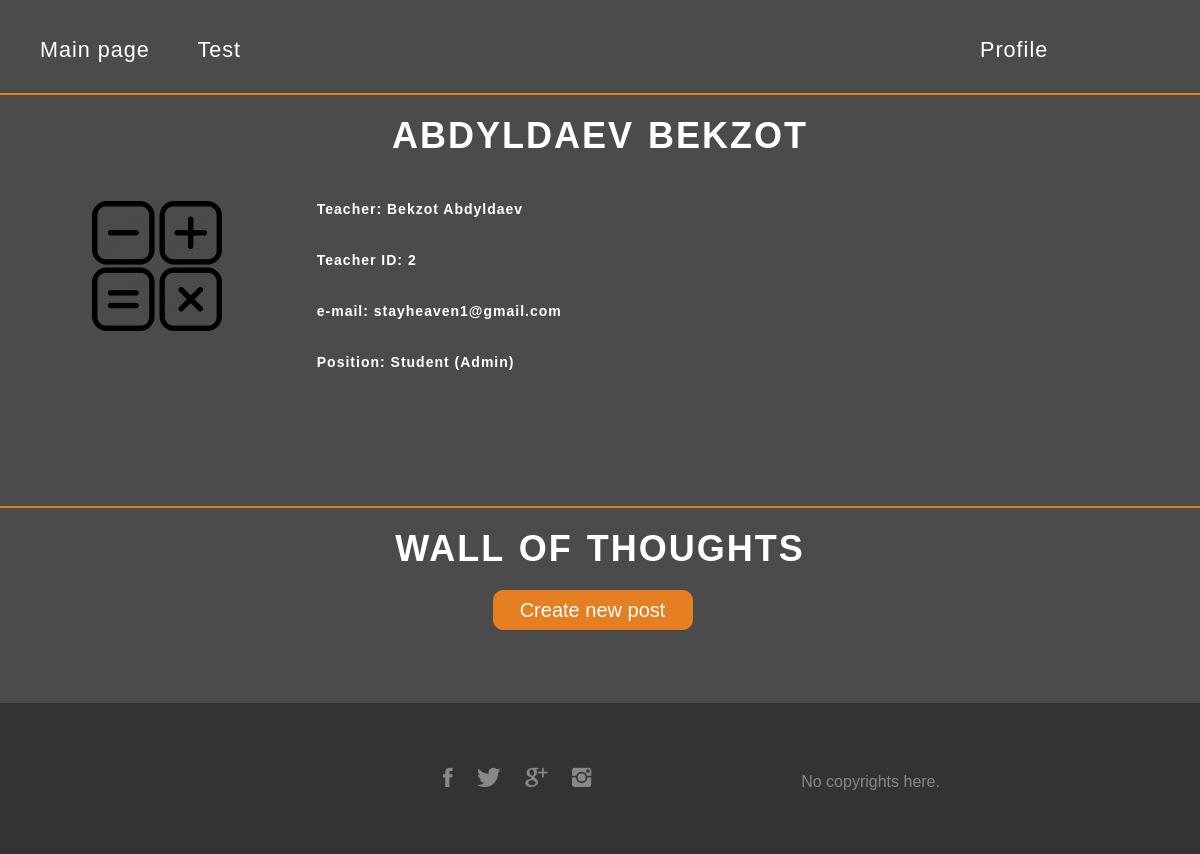
The page /id2 (signed in) on the database as committed earlier.
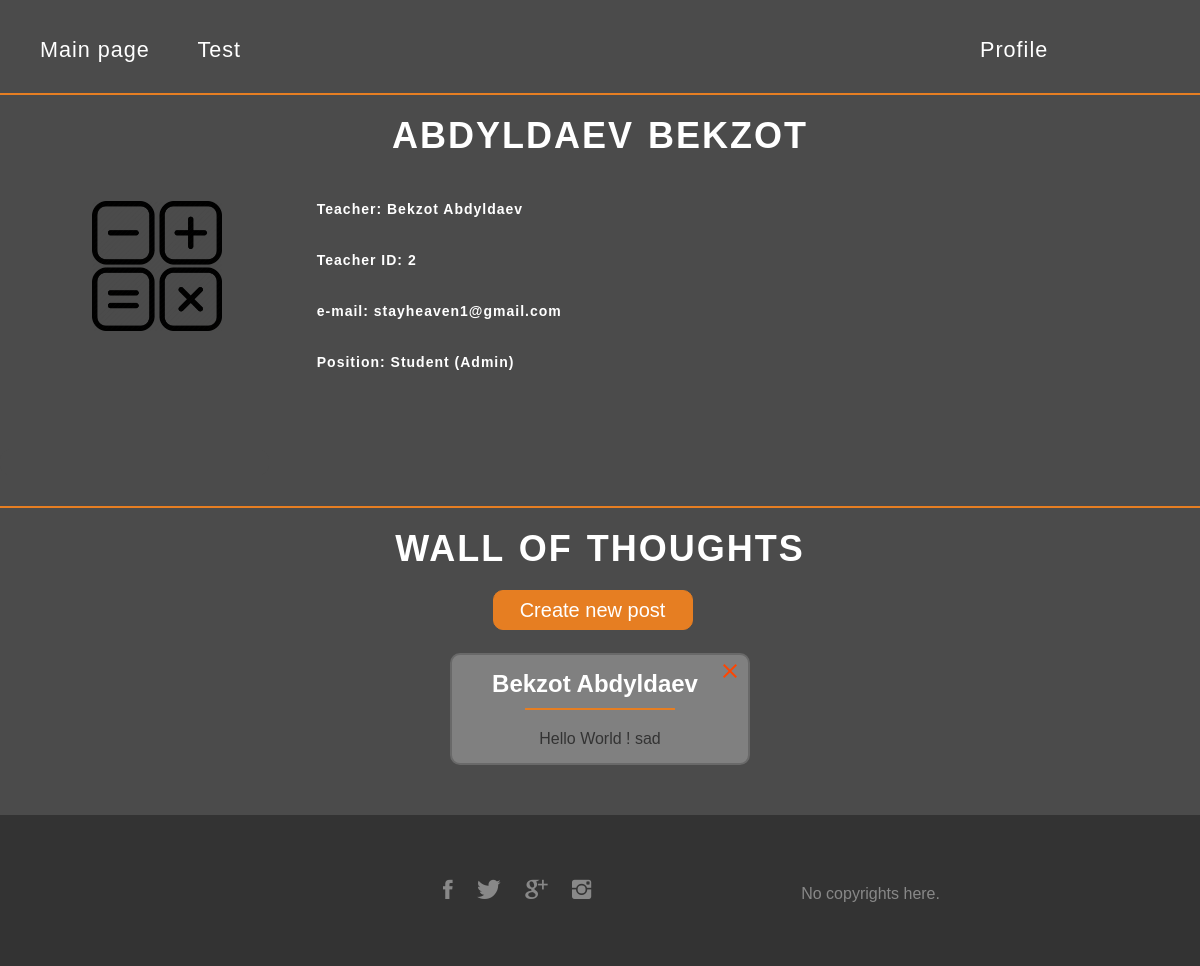
The same page on the database as committed later.
### models.py (models this page shows, shortened)
class User(UserMixin,db.Model):
    id = db.Column(db.Integer, primary_key=True)
    name = db.Column(db.String(80), nullable=False)
    surname = db.Column(db.String(120))
    email = db.Column(db.String(120), unique=True, nullable=False)
    password = db.Column(db.String(120), nullable=False)
    login = db.Column(db.String(20), unique=True, nullable=False)
    teacherId = db.Column(db.Integer, nullable=True)
    teacher = db.Column(db.Boolean, nullable=False)
    admin = db.Column(db.Boolean, nullable=True)
    q1 = db.Column(db.Boolean, nullable=False)
    q2 = db.Column(db.Boolean, nullable=False)
    q3 = db.Column(db.Boolean, nullable=False)
    q4 = db.Column(db.Boolean, nullable=False)
    q5 = db.Column(db.Boolean, nullable=False)
    q6 = db.Column(db.Boolean, nullable=False)
    q7 = db.Column(db.Boolean, nullable=False)
    q8 = db.Column(db.Boolean, nullable=False)
    q9 = db.Column(db.Boolean, nullable=False)
    q10 = db.Column(db.Boolean, nullable=False)

class Posts (db.Model):
    id = db.Column(db.Integer, primary_key=True)
    title = db.Column(db.String(100))
    body = db.Column(db.String(200))
    author = db.Column(db.String)
    pub_date = db.Column(db.DateTime, nullable=False,
        default=datetime.utcnow)

### views.py (the view)
@app.route('/id<id>')
@login_required
def profile(id):
	profiles = models.User.query.filter_by(id=id).first()
	allData = models.User.query.all()
	posts = models.Posts.query.filter_by(author=id)
	students = models.User.query.all()
	answers = models.Answers.query.all()
	return render_template('profile.html', profile=profiles, allData=allData, posts=posts, students=students, answers=answers)

### app.py (called while the page is built)
@login_manager.user_loader
def load_user(user_id):
	return User.query.get(int(user_id))

### templates/profile.html (shortened to what this page needs)
{% if profile.login|length > 0 %}
<!DOCTYPE html>
<html>
<head>
	<link rel="stylesheet" type="text/css" href="static/resources/styles/profile.css">
	<link rel="stylesheet" type="text/css" href="static/resources/borrowed/css/normalize.css">
	<link rel="stylesheet" type="text/css" href="static/resources/borrowed/css/grid.css">
	<link rel="stylesheet" type="text/css" href="static/resources/borrowed/css/ionicons.min.css">
</head>
<body>
	<header>
		<nav>
			<div class="row">
				<ul class="main-nav">
					<li><a href="{{url_for('index')}}">Main page</a></li>
					<li><a href="{{url_for('test.start')}}">Test</a></li>
					<div class="dropdown">
						<li><a href="{{url_for('profile', id=current_user.id)}}" class="dropbtn"> Profile </a></li>
					</div>
				</div>
		</nav>
		</header>
	<section class="user-info">
			<h2 class="user-name">{{profile.surname}} {{profile.name}}</h2>
		<div>
			<div class="col span-1-of-4 box">
				<img src="static/resources/images/2.png" alt="photo" class="uphoto">
			</div>
			<div class="col span-3-of-4 box">
				<h5>
					{%if profile.teacher == False%}
					 <a href="{{url_for('profile', id = profile.teacherId)}}"></a> {%for user in allData%}  {%if user.id == profile.teacherId%}
						Teacher: {{user.name}} {{user.surname}} {%endif%} {%endfor%}
					{%endif%}
				</h5>
				<form action="{{url_for('editTeacherId')}}" method="POST">
				<h5 ><div id='teacherID'>Teacher ID: {{profile.teacherId}}</div>
					<input type="text" name='teacherId' id='teacherId'> <input type="submit" value="edit" id='teacherIdbutton'></form>
				<h5>e-mail: {{profile.email}}</h5>
				<h5>Position:{%if profile.teacher == True%}Teacher{%endif%} {%if profile.teacher == False%}Student {%if current_user.id == 1%}(Admin){%endif%}{%endif%}</h5>
			</div>
		</div>
	</section>
	<input type="submit1" value="">
	<section class="post">
		<h2>Wall of Thoughts</h2>
		<input id='button' type="submit" name="" value="Create new post" onclick="hideButton()"><br><br>
	</section>
	{%for i in posts|sort(attribute='pub_date', reverse=True)%}
			<center>
				<div class="card">
					<div class="card-header">
						<a href="{{url_for('deletePost', postID=i.id)}}"><i class="ion-android-close icon-small"></i></a>
						<h4>{{profile.name}} {{profile.surname}}</h4>
					</div>
				<div class="card-body">
					<p>{{i.body}}</p>
					</div>
				</div>
			</center>
	{% endfor %}
	<footer>
		<div class="col span-1-of-2">
			<ul class="social-links">
				<li><a href="#"><i class="ion-social-facebook"></i></a></li>
				<li><a href="#"><i class="ion-social-twitter"></i></a></li>
				<li><a href="#"><i class="ion-social-googleplus"></i></a></li>
				<li><a href="#"><i class="ion-social-instagram"></i></a></li>
			</ul>
		</div>
	<div class="row">
		<p>
			No copyrights here.
		</p>
	</div>
</footer>
</body>
</html>
{%endif%}

### static/resources/styles/profile.css (style rules this page uses)
* { margin: 0; padding: 0; box-sizing: border-box; }
html { background-color: #4b4b4b; color: #fff; font-family: 'Nunito', 'Arial', sans-serif; font-size: 20px; font-weight: 300; text-rendering: optimizeLegibility; }
.box { padding: 1%; }
body { background-size: cover; height: 100vh; background-position: center; background-attachment: fixed; }
h1, h2, h3 { font-weight: 280px; text-transform: uppercase; }
h2 { margin-top: 20px; font-size: 180%; word-spacing: 2px; margin-bottom: 20px; letter-spacing: 2px; }
h5 { font-size: 70%; margin-bottom: 35px; text-align: left; letter-spacing: 1px; }
a { text-decoration: none; color: #fff; }
.main-nav { font-size: 120%; letter-spacing: 1px; background-size: cover; float: center; list-style: none; margin-top: 35px; }
.main-nav li { display: inline-block; margin-left: 40px; }
.main-nav li a:link, .main-nav li a:visited { padding: 8px 0; color: #fff; text-decoration: none; font-size: 90%; border-bottom: 2px solid transparent; transition: border-bottom 0.2s; }
section:before { display: block; height: 2px; background-color:#e67e22; content: " "; width: auto; margin: 0 auto; margin-top: 30px; }
.user-info { margin-bottom: 100px; }
.user-name { text-align: center; }
.dropbtn { color: #fff; padding: 16px; border: none; }
.dropdown { float: right; margin-right: 100px; color: #fff; min-width: 160px; text-decoration: none; }
input[type=submit1] { margin-top: 20px; display: inline-block; padding: 1px 1px; font-weight: 300%; text-decoration: none; border-radius: 10px; transition: background-color 0.2s, border 0.2s, color 0.2s; background-color: #4b4b4b; border: 1px solid #4b4b4b; color: #4b4b4b ; margin-right: 15px; }
#button { display: inline-block; padding: 1px 1px; font-weight: 300%; text-decoration: none; border-radius: 10px; transition: background-color 0.2s, border 0.2s, color 0.2s; background-color: #e67e22; border: 1px solid #e67e22; color: #fff ; margin-right: 15px; height: 40px; width: 200px; }
p { color:#333; }
.uphoto { height: 130px; width: auto; margin-left: 80px; margin-bottom: 20px; }
.post { text-align: center; }
.card { background-color: #808080; width: 25%; padding: 15px; border-radius: 10px; border: 2px solid #696969; margin-bottom: 20px; }
.card-header { font-size: 120%; padding: 0; margin-bottom: 0; }
.card-header::after { display: block; height: 2px; background-color:#e67e22; content: " "; width: 150px; margin: 0 auto; margin: 10px 0 20px 0; }
.card-body { font-size: 80%; }
.icon-small { float: right; padding: 0; display: block; color: #FF4500; margin-top: -12px; margin-right: -4px; }
footer { margin-top: 50px; background-color: #333; padding: 50px; font-size: 80%; }
.social-links { list-style: none; float: right; }
.footer-nav li, .social-links li { display: inline-block; margin-right: 20px; }
.footer-nav li:last-child, .social-links li:last-child { margin-right: 0; }
.footer-nav li a:link, .footer-nav li a:visited, .social-links li a:link, .social-links li a:visited { text-decoration: none; border: 0; color: #888; -webkit-transition: color 0.2s; transition: color 0.2s; }
.social-links li a:link, .social-links li a:visited { font-size: 160%; }
.ion-social-facebook, .ion-social-twitter, .ion-social-googleplus, .ion-social-instagram { -webkit-transition: color 0.2s; transition: color 0.2s; }
footer p { color: #888; text-align: center; margin-top: 20px; }

### static/resources/borrowed/css/grid.css (style rules this page uses)
.row { zoom: 1; }
.row:before, .row:after { content:""; display:table; }
.row:after { clear:both; }
.col { display: block; float:left; margin: 1% 0 1% 1.6%; }
.col:first-child { margin-left: 0; }
.span-1-of-2 { width: 49.2%; }
.span-3-of-4 { width: 74.6%; }
.span-1-of-4 { width: 23.8%; }

Rows that differ between the two databases and show on the page:
added Posts: {{ profile.name }} "Bekzot", {{ profile.surname }} "Abdyldaev", body "Hello World ! sad"
